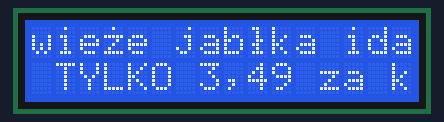
A sketch run on a simulated Arduino Uno, built with avr-gcc and run on an emulated ATmega328P. Shown: 16×2 character LCD.

Above: at 0.39 s.
At 1.39 s:
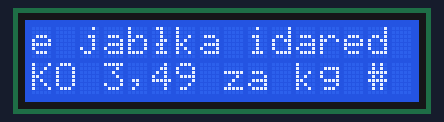
At 2.64 s:
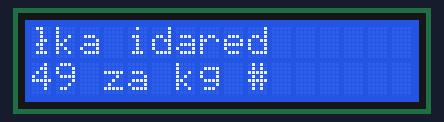
At 5.1 s:
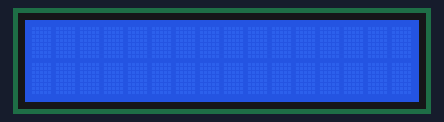
At 7.9 s:
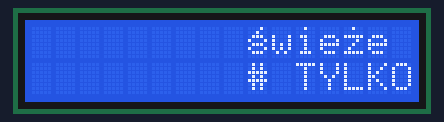
At 10.65 s:
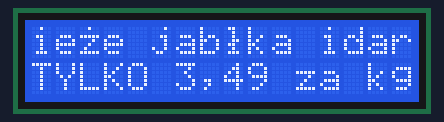

The sketch:

code.ino
```cpp
// LCD library
#include <LiquidCrystal.h>

// LCD object
LiquidCrystal lcd(12, 11, 5, 4, 3, 2);

// custom chars for Polish display
// ś
byte s1[] = {
	0b00010,
	0b00100,
	0b01110,
	0b10001,
	0b01110,
	0b10001,
	0b01110,
	0b00000
};

// ż
byte z2[] = {
	0b00100,
	0b00000,
	0b11111,
	0b00010,
	0b00100,
	0b01000,
	0b11111,
	0b00000
};

// ł
byte l3[] = {
	0b01100,
	0b00100,
	0b00100,
	0b00110,
	0b01100,
	0b00100,
	0b01110,
	0b00000
};

void setup() {
  lcd.begin(16, 2);			// LCD init
  lcd.createChar(0, s1);	// create custom char 'ś'
  lcd.createChar(1, z2);	// 'ż'
  lcd.createChar(2, l3);	// 'ł'
  lcd.setCursor(0,0);		// set cursor 1st line 1st column
  lcd.write(byte(0));		// write 'ś'
  lcd.setCursor(1,0);		// set cursor 1st line 2nd column
  lcd.print("wie");			// write "wie"
  lcd.setCursor(4,0);		// set cursor 1st line 5th column
  lcd.write(byte(1));		// write 'ż'
  lcd.setCursor(5,0);		// set cursor 1st line 6th column
  lcd.print("e jab");		// write "e jab"
  lcd.setCursor(10,0);		// set cursor 1st line 11th column
  lcd.write(byte(2));		// write'ł'
  lcd.setCursor(11,0);		// set cursor 1st line 12th column
  lcd.print("ka idared");	// write "ka idared"
  lcd.setCursor(0,1);		// set cursor 2nd line 1st column
  lcd.print("# TYLKO 3,49 za kg #");	// write (...)
  }
void loop() {
  delay(200);				// 200ms delay
  lcd.scrollDisplayLeft();	// scroll display by one column to the left
  delay(50);				// 50ms delay
}
```

Measured:
- by itself, everything shown: repeats every 10.0 s, in 36 steps
- what the display in image 3 shows lasts 1.3 s, from 5.0 s to 6.3 s
